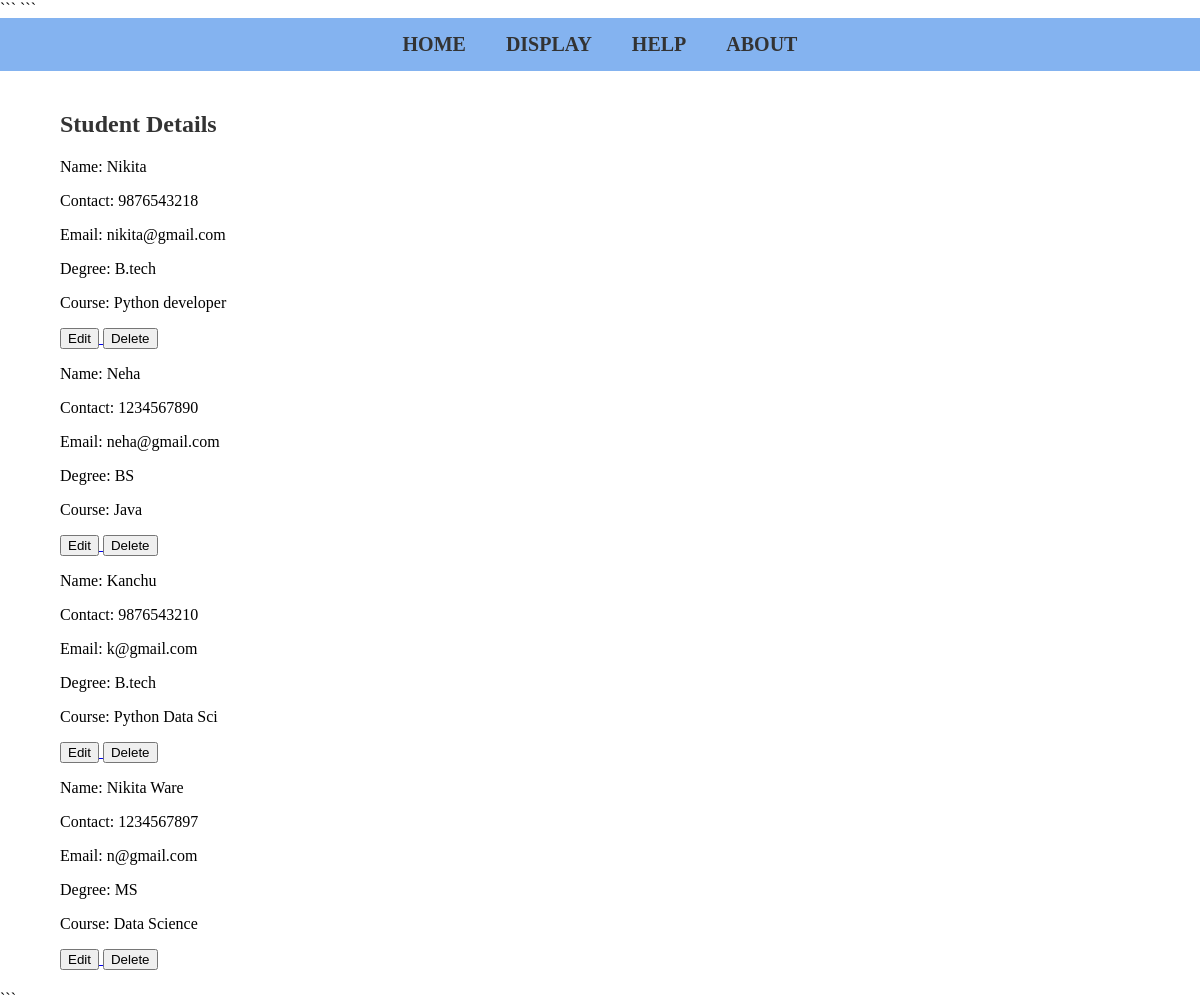
The page /display on the database its author committed.
### students/models.py (models this page shows)
class StudentsModel(models.Model):
    name = models.CharField(max_length=100)
    contact = models.CharField(max_length=15)
    email = models.EmailField()
    degree = models.CharField(max_length=100)
    course = models.CharField(max_length=100)

### students/views.py (the view)
# urls.py: path('display', views.display, name = 'display'),
def display(request):
    data = StudentsModel.objects.all()
    return render(request, 'display.html', {'data': data})

### students/templates/display.html
{% extends 'main.html' %}
{% block content %}
<h2>Student Details</h2>
        {% for i in data %}
            <p>Name: {{ i.name }}</p>
            <p>Contact: {{ i.contact }}</p>
            <p>Email: {{ i.email }}</p>
            <p>Degree: {{ i.degree }}</p>
            <p>Course: {{ i.course }}</p>
                <a href="{% url 'update' i.id %}">
                    <button>Edit</button>
                </a>
                <a href="{% url 'delete' i.id %}">
                    <button>Delete</button>
                </a>
        {% endfor %}
{% endblock %}

### templates/main.html (shortened to what this page needs)
<!DOCTYPE html>
<html lang="en">
<head>
</head>
<body>
```
<nav>
    <a href="{% url 'home' %}">
        <h2>HOME</h2>
    </a>
    <a href="{% url 'display' %}">
        <h2>DISPLAY</h2>
    </a>
    <a href="{% url 'help' %}">
        <h2>HELP</h2>
    </a>
    <a href="{% url 'about' %}">
        <h2>ABOUT</h2>
    </a>
</nav>
<div class="container">
    {% block content %}
    {% endblock %}
</div>
```
</body>
</html>

### templates/main.html (style rules this page uses)
body { margin:0; }
nav { background-color:#84b3f0; padding:15px; display:flex; justify-content:center; gap:40px; }
nav a { text-decoration:none; color:white; }
nav a h2 { margin:0; font-size:20px; }
.container { width:90%; margin:auto; padding:20px; }
h2 { color:#333; }

### rows shown on the page
StudentsModel: name "Nikita", contact "9876543218", email "nikita@gmail.com", degree "B.tech", course "Python developer"
StudentsModel: name "Neha", contact "1234567890", email "neha@gmail.com", degree "BS", course "Java"
StudentsModel: name "Kanchu", contact "9876543210", email "k@gmail.com", degree "B.tech", course "Python Data Sci"
StudentsModel: name "Nikita Ware", contact "1234567897", email "n@gmail.com", degree "MS", course "Data Science"
